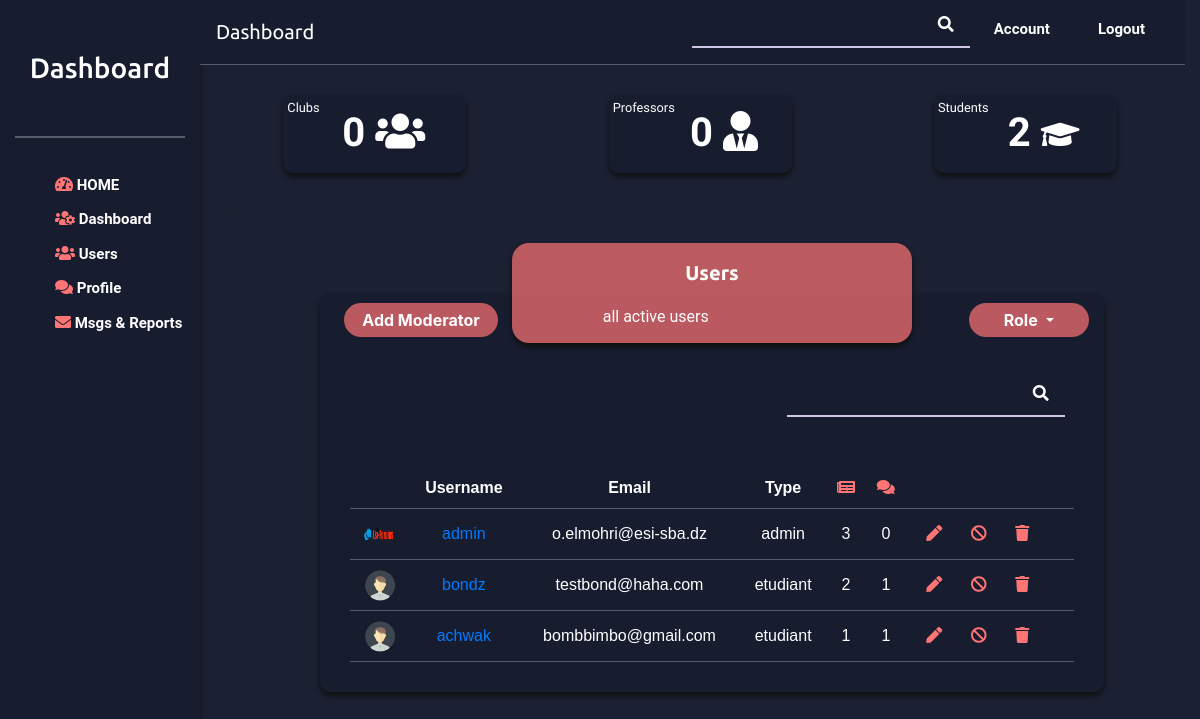
The page /dashboard/users on the database as committed earlier.
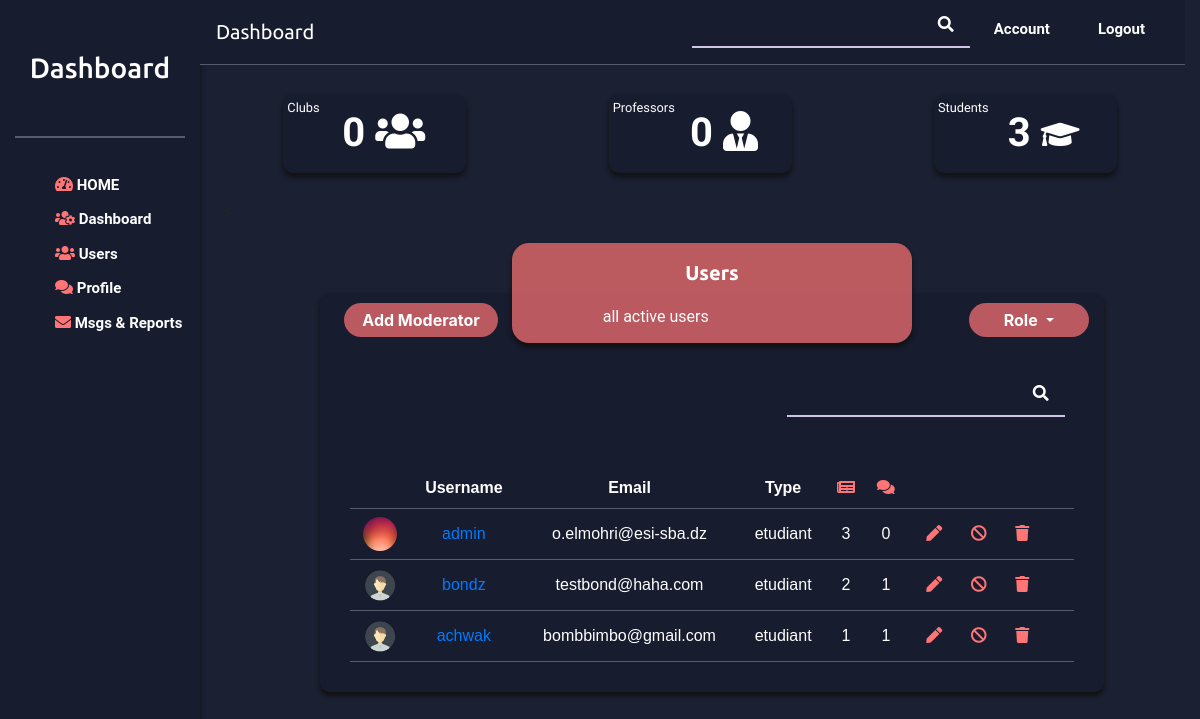
The same page on the database as committed later.
### Main/models.py (models this page shows, shortened)
class Utilisateur(AbstractUser):
    role = models.CharField(choices=ROLE,default='etudiant',max_length=10)
    banned=models.BooleanField(default=False)
    mod = models.ForeignKey('self', on_delete=models.DO_NOTHING,related_name='mod-ban+',null=True)
    subject=models.CharField(max_length=20,null=True)
    date =models.DateField(auto_now_add=True,null=True)
    duree=models.IntegerField(default=0,null=True)

class Profile (models.Model):
    user = models.OneToOneField(settings.AUTH_USER_MODEL,on_delete=models.CASCADE,related_name="profile")
    numero_telephone = models.IntegerField(null=True)
    promotion = models.CharField(choices=PROMO,default='1cpi',max_length=4,null=True)
    bio = models.TextField(null=True,blank=True)
    slug = models.SlugField(max_length=250,unique =True,null=True,blank=True)
    publication_enregistrer = models.ForeignKey(Publication,on_delete=models.CASCADE,null=True,blank=True)
    image = models.ImageField(null=True,upload_to='profile_pics',default='profile_pics/default.png')
    is_appoved =models.BooleanField(default=False)

### Main/views.py (the view)
# urls.py: path('dashboard/users', views.UsersListView.as_view(), name='users'),
class UsersListView(ListView):
    global usernameDashboard
    template_name = 'Main/admin/Users.html'
    context_object_name = 'users_list'
    def get_context_data(self, **kwargs):
        form = userUpdate()
        formm =addmodForm()
        context = super(UsersListView,self).get_context_data(**kwargs)
        context['users_no_list'] = Utilisateur.objects.filter(profile__is_appoved =False)
        context['users_ban_list'] = Utilisateur.objects.filter(banned =True)
        context['students_all_list'] = Utilisateur.objects.filter(role ='etudiant')
        context['enseignant_all_list'] = Utilisateur.objects.filter(role ='enseignant')
        context['clubs_all_list'] = Utilisateur.objects.filter(role ='clubs')
        context['form'] = form
        context['formm'] = formm
        return context
    def get_queryset(self):
        print(usernameDashboard)
        user=Utilisateur.objects.filter(profile__is_appoved =True).filter(banned=False)
        if(userroleDashboard!='all'):
            user=user.filter(role =userroleDashboard)
        if(len(usernameDashboard)>1):
            user=Utilisateur.objects.filter(username =usernameDashboard)
            return  user.filter(profile__is_appoved =True)
        else:
            return user

### Main/forms.py (shortened to what this page needs)
class userUpdate(forms.Form):
    firstname=forms.CharField(required=False)
    lastname=forms.CharField(required=False)
    username=forms.CharField(required=False)
    username1=forms.CharField(required=False)
    role =forms.ChoiceField(choices = ROLE1, widget=forms.Select(), required=False)
    password =forms.CharField(required=False)
    password1 =forms.CharField(required=False)
    email= forms.EmailField(required=False)
    image=forms.ImageField(required=False)

class addmodForm(forms.Form):
    firstname=forms.CharField(required=True)
    lastname=forms.CharField(required=True)
    username=forms.CharField(required=True)
    password =forms.CharField(required=True)
    password1 =forms.CharField(required=True)
    email= forms.EmailField(required=True)
    image=forms.ImageField(required=False)

### Main/templates/Main/admin/Users.html (shortened to what the changed rows need)
{% extends "./dashboardBse.html" %}
{% load widget_tweaks %}
{% load static %}
{%block content%}
                <div class="row ml-4">
                        <div class="col-4">
                            <div id="online">
                                <small class="float-left mt-1 ml-1">Students</small>
                                <div class="text-dash">
                             {{students_all_list.count}} <span class="fa fa-graduation-cap" style="font-size:31px;"></span>
                   </div>
                </div>
                </div>
              </div>
                <div class="row ml-4">
                    <div class="col-md-10 mt-4 col-center">
                        <div class="tab" style="height:auto">
                            <table>
                                <tr>
                                    <th></th>
                                    <th>Username</th>
                                    <th>Email</th>
                                    <th>Type</th>
                                    <th><span class="fa fa-newspaper icons"></span></th>
                                    <th><span class="fa fa-comments icons"></th>
                                </tr>
                                {% for user in users_list  %}
                                  <tr>
                                    <td>
                                        <img src="{{ user.profile.image.url }}" class="usr-tab">
                                    </td>
                                    <td><a href="{% url 'userpage' user.id %}">{{user.username}} </a></td>
                                    <td>{{user.email}}</td>
                                    <td>{{user.role}}</td>
                                    <td>{{user.publications.count}}</td>
                                    <td>{{user.commentes.count}}</td>
                                    <td><a href="#" role="button" data-toggle="modal" data-target="#editUser{{user.id}}"><span class="fa fa-pen icons mr-4"></span></a>
                                        <a href="#" role="button" data-toggle="modal" data-target="#banPop{{user.id}}"><span class="fa fa-ban icons mr-4"></span></a>
                                        <a href="" role="button" data-toggle="modal" data-target="#deletePop{{user.id}}"><span class="fa fa-trash icons mr-4"></span></a></td>
                                </tr>
                        </div>
                        </div>
                        </div>
                                {% endfor %}
                <br><br>
                  <br><br><br>
               {% endblock content %}

Rows that differ between the two databases and show on the page:
changed Utilisateur "admin": profile.image: a different picture; role "admin" → "etudiant"
Other text that changed with them:
{{ students_all_list.count }}: "2" → "3"
